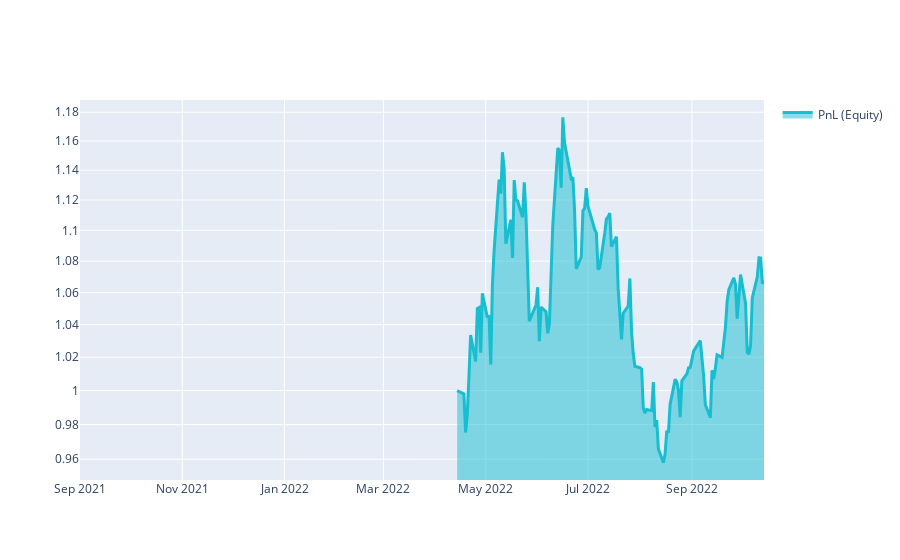

Notebook source saved alongside this figure:
### Markdown cell above
# Q18 Quick Start

This template shows you the basic steps for taking part to the **Q18 NASDAQ-100 Stock Long-Short contest**.

### Code cell
import xarray as xr

import qnt.ta as qnta
import qnt.data as qndata
import qnt.output as qnout
import qnt.stats as qns

data = qndata.stocks.load_ndx_data(min_date="2021-09-01")

close     = data.sel(field="close")
is_liquid = data.sel(field="is_liquid")
sma_slow  = qnta.sma(close, 240)
sma_fast  = qnta.sma(close, 24)
weights   = xr.where(sma_slow < sma_fast, 1, -1)
weights   = weights * is_liquid

weights = qnout.clean(weights, data, "stocks_nasdaq100")

# calc stats
stats = qns.calc_stat(data, weights.sel(time=slice("2022-04-14", None)))
display(stats.to_pandas().tail())

# graph
performance = stats.to_pandas()["equity"]
import qnt.graph as qngraph

qngraph.make_plot_filled(performance.index, performance, name="PnL (Equity)", type="log")

### Figure 1 — Plotly figure (JSON) as saved in the notebook; plotly's stock layout.template omitted (floating-point values rounded to 4 significant figures; data arrays with more than 128 entries replaced by an {"elided": "..."} marker saying what was removed)
{"data": [{"fill": "tonexty", "line": {"color": "#17BECF", "width": 3}, "name": "PnL (Equity)", "type": "scatter", "x": {"elided": "283 str values"}, "y": {"elided": "283 float values"}}], "layout": {"autosize": true, "showlegend": true, "xaxis": {"autorange": true, "range": ["2021-09-01", "2022-10-14"], "type": "date"}, "yaxis": {"range": [-0.0231, 0.07505], "type": "log"}}}
